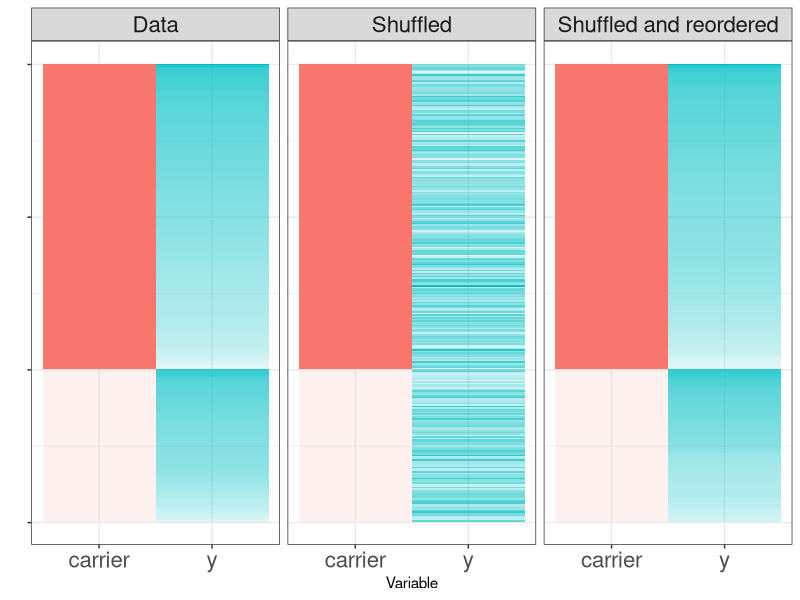
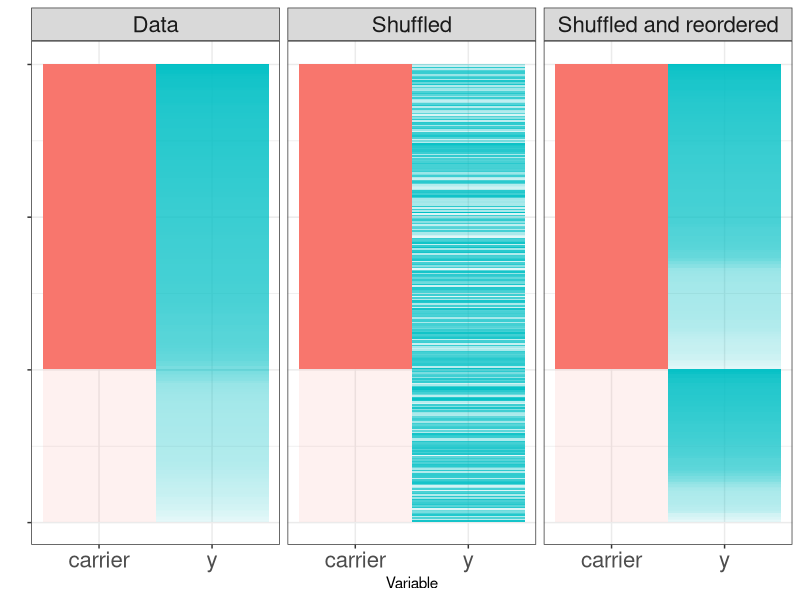
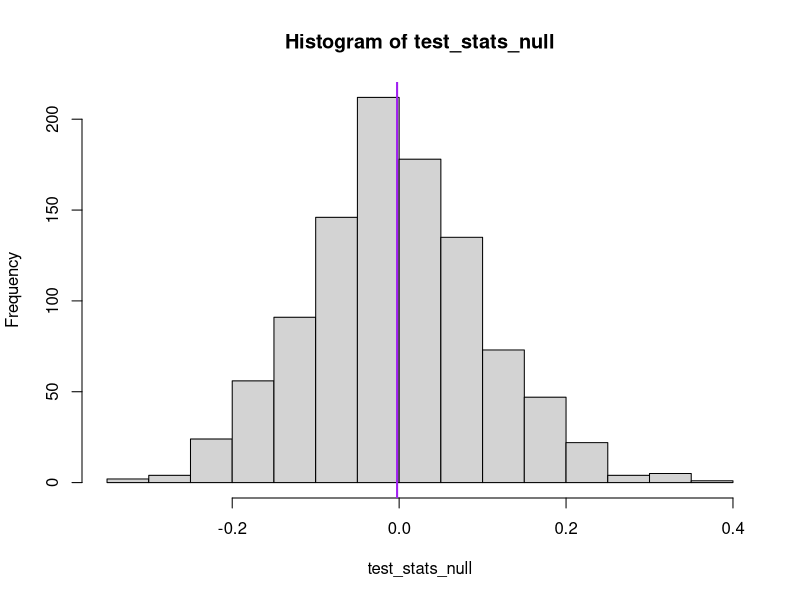
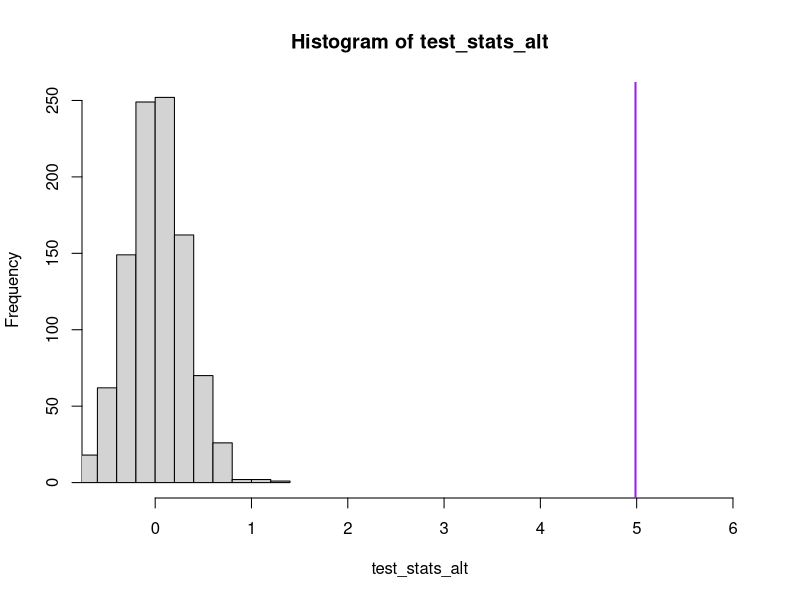
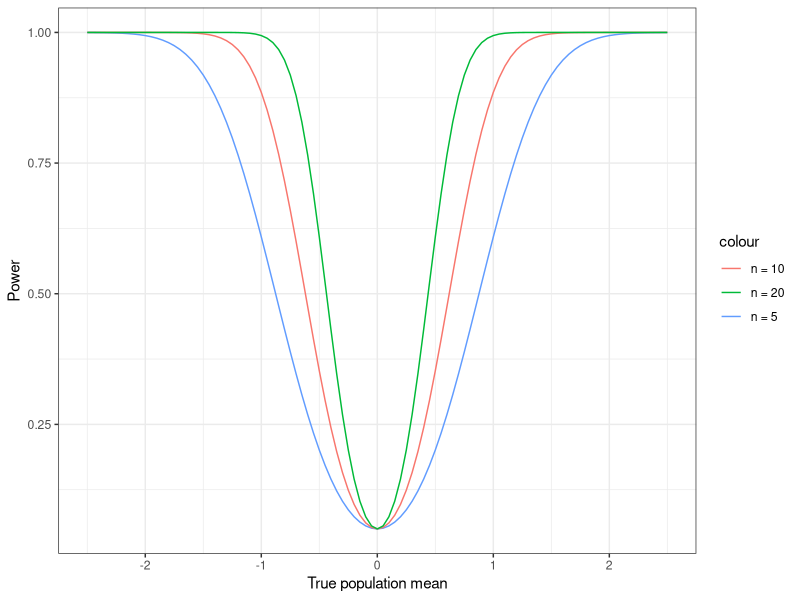
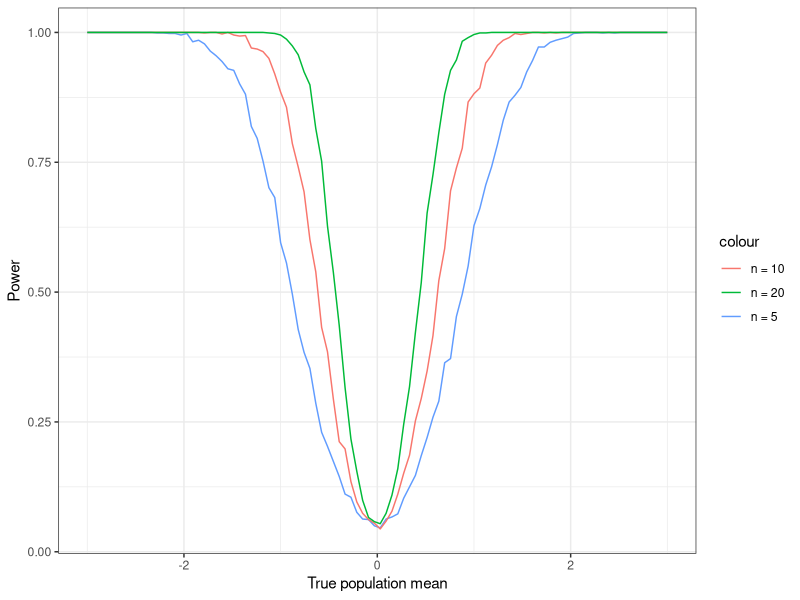
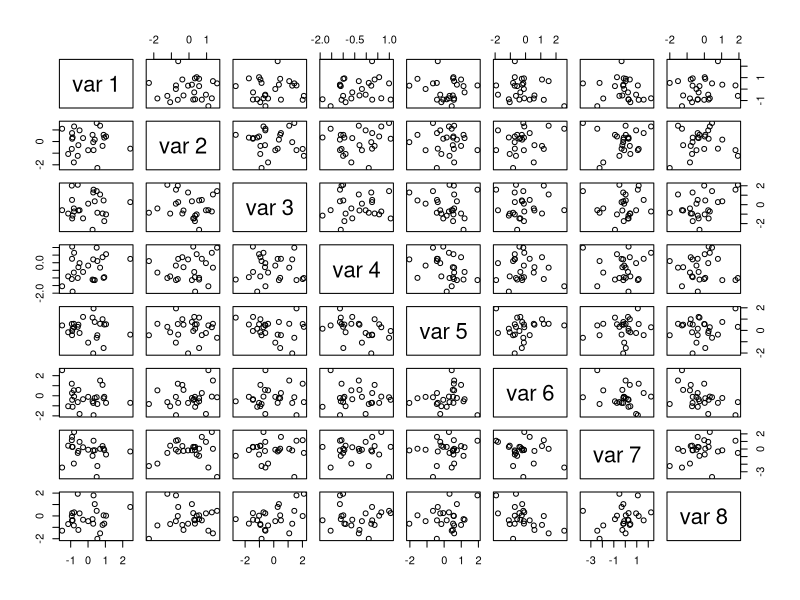

Here is the R script that generated these plots, in order:
## ---- chunk 1
#| eval: true
#| echo: true
carrier <- rep(c(0,1), c(100,200))

# an example where y is not independent of the gene
null_y <- rnorm(300) 
# an example where y is dependent on the gene
alt_y <- rnorm(300, mean = carrier * 5) 
## ---- chunk 2
#| eval: true
#| echo: false
#| message: false
#| warning: false
library(tidyverse)
library(ggplot2)
data_dat <- data.frame(carrier = carrier, 
                       y = null_y) |>
  arrange(carrier, y) |>
  mutate(id = 1:length(carrier)) |>
  pivot_longer(cols = c("carrier", "y"), names_to = "Variable", values_to = "Value") |>
  group_by(Variable) |>
  mutate(Value = (Value - min(Value)) / (max(Value) - min(Value))) |>
  ungroup() |>
  mutate(label = "Data")
shuffle_dat <- data_dat |>
  group_by(Variable) |>
  mutate(Value = ifelse(Variable == "y", sample(Value), Value)) |>
  mutate(label = "Shuffled")
reorder_dat <- shuffle_dat |>
  pivot_wider(names_from = "Variable", values_from = "Value") |>
  arrange(carrier, y) |>
  mutate(id = 1:length(carrier)) |>
  pivot_longer(cols = c("carrier", "y"), names_to = "Variable", values_to = "Value") |>
  mutate(label = "Shuffled and reordered")
  
plot_dat <- bind_rows(data_dat, shuffle_dat, reorder_dat)

ggplot(plot_dat, aes(x = Variable, y = id, fill = Variable)) + 
  geom_tile(aes(alpha = Value)) +
  facet_wrap(~label,) +
  theme_bw() + 
  theme(legend.position = "none", 
        axis.text.y = element_blank(), 
        axis.text.x = element_text(size = 16), 
        strip.text = element_text(size = 16)) +
  ylab("") 

## ---- chunk 3
#| eval: true
#| echo: false
#| message: false
#| warning: false
library(tidyverse)
library(ggplot2)
data_dat <- data.frame(carrier = carrier, 
                       y = alt_y) |>
  arrange(carrier, y) |>
  mutate(id = 1:length(carrier)) |>
  pivot_longer(cols = c("carrier", "y"), names_to = "Variable", values_to = "Value") |>
  group_by(Variable) |>
  mutate(Value = (Value - min(Value)) / (max(Value) - min(Value))) |>
  ungroup() |>
  mutate(label = "Data")
shuffle_dat <- data_dat |>
  group_by(Variable) |>
  mutate(Value = ifelse(Variable == "y", sample(Value), Value)) |>
  mutate(label = "Shuffled")
reorder_dat <- shuffle_dat |>
  pivot_wider(names_from = "Variable", values_from = "Value") |>
  arrange(carrier, y) |>
  mutate(id = 1:length(carrier)) |>
  pivot_longer(cols = c("carrier", "y"), names_to = "Variable", values_to = "Value") |>
  mutate(label = "Shuffled and reordered")
  
plot_dat <- bind_rows(data_dat, shuffle_dat, reorder_dat)

ggplot(plot_dat, aes(x = Variable, y = id, fill = Variable)) + 
  geom_tile(aes(alpha = Value)) +
  facet_wrap(~label) +
  theme_bw() + 
  theme(legend.position = "none", 
        axis.text.y = element_blank(), 
        axis.text.x = element_text(size = 16), 
        strip.text = element_text(size = 16)) +
  ylab("") 

## ---- chunk 4
#| eval: true
#| echo: true
t.test(null_y[carrier == 0], null_y[carrier == 1], var.equal=TRUE)
## ---- chunk 5
#| eval: true
#| echo: true
t.test(alt_y[carrier == 0], alt_y[carrier == 1], var.equal=TRUE)
## ---- chunk 6
#| eval: true
#| echo: true
set.seed(1)
null_diff <- mean(null_y[carrier==1]) - mean(null_y[carrier==0])
single_test <- function(label, y) {
  resample <- sample(label)
  # resample test statistic
  mean(y[resample == 1]) - mean(y[resample == 0])
}
test_stats_null <- replicate(1000, single_test(carrier, null_y))
## ---- chunk 7
#| eval: true
#| echo: true
hist(test_stats_null)
abline(v = null_diff, lwd=2, col="purple")
mean(abs(test_stats_null) > abs(null_diff)) # P-value
## ---- chunk 8
#| eval: true
#| echo: true
set.seed(1)
alt_diff <- mean(alt_y[carrier==1]) - mean(alt_y[carrier==0])
test_stats_alt <- replicate(1000, single_test(carrier, alt_y))
hist(test_stats_alt, xlim = c(-0.5, 6))
abline(v = alt_diff, lwd=2, col="purple")
mean(abs(test_stats_alt) > abs(alt_diff)) # P-value
## ---- chunk 9
#| eval: true
#| echo: false
one_sample_z_power <- function(mu_a, alpha, n) {
  z <- qnorm(1 - alpha / 2)
  return(1 - pnorm(z - mu_a * sqrt(n)) + pnorm(-z - mu_a * sqrt(n)))
}

# plot the power function
mu_a <- data.frame(mu_a = seq(-2.5, 2.5, length.out = 100))
ggplot(mu_a, aes(x = mu_a)) + 
  geom_function(fun = one_sample_z_power, 
                aes(color = "n = 5"),
                args = list(alpha = .05, n = 5)) +
  geom_function(fun = one_sample_z_power, 
                aes(color = "n = 10"),
                args = list(alpha = .05, n = 10)) +
  geom_function(fun = one_sample_z_power, 
                aes(color = "n = 20"),
                args = list(alpha = .05, n = 20)) +
  xlab("True population mean") + ylab("Power") +
  theme_bw()
## ---- chunk 10
#| eval: true
#| echo: false
#| cache: true
simulate_test <- function(mu_a, alpha, n) {
  Xbar <- mean(rnorm(n, mean = mu_a, sd = 1))
  Z_score <- Xbar * sqrt(n)
  return(abs(Z_score) > qnorm(1 - alpha / 2))
}
power_sim <- function(mu_a, alpha, n) {
  return(mean(replicate(1000, simulate_test(mu_a, alpha, n))))
}

mu_a <- data.frame(mu_a = seq(-3, 3, length.out = 100))
sample_sizes <- c(5, 10, 20)

# matrix of simulation results
sim_results <- 
  sapply(sample_sizes,
         function(n) 
           sapply(mu_a$mu_a, 
                  function(mu)
                    power_sim(mu, .05, n)))

ggplot(mu_a, aes(x = mu_a)) +
  geom_line(aes(y = sim_results[, 1], color = "n = 5")) +
  geom_line(aes(y = sim_results[, 2], color = "n = 10")) +
  geom_line(aes(y = sim_results[, 3], color = "n = 20")) +
  xlab("True population mean") + ylab("Power") +
  theme_bw()
## ---- chunk 11
#| eval: true
#| echo: true
#| cache: true
no_signal_data<- matrix(rnorm(200), ncol = 8) # 25 x 8 matrix
pairs(no_signal_data) # pairwise scatter plots
## ---- chunk 12
#| eval: true
#| echo: true
#| cache: true
1 - (0.95) ^ 28
## ---- chunk 13
#| eval: true
#| echo: true
#| cache: true
set.seed(1029)
no_signal_data<- matrix(rnorm(200), ncol = 8) # 25 x 8 matrix
pairs_to_compare <- combn(8, 2) # all combinations of 2 numbers from 1-8
p_values <- c()
for (i in 1:ncol(pairs_to_compare)) {
  index_1 <- pairs_to_compare[1, i]
  index_2 <- pairs_to_compare[2, i]
  test_res <- 
    cor.test(no_signal_data[, index_1],
             no_signal_data[, index_2])
  p_values <- c(p_values, test_res$p.value)
}
print(min(p_values))
